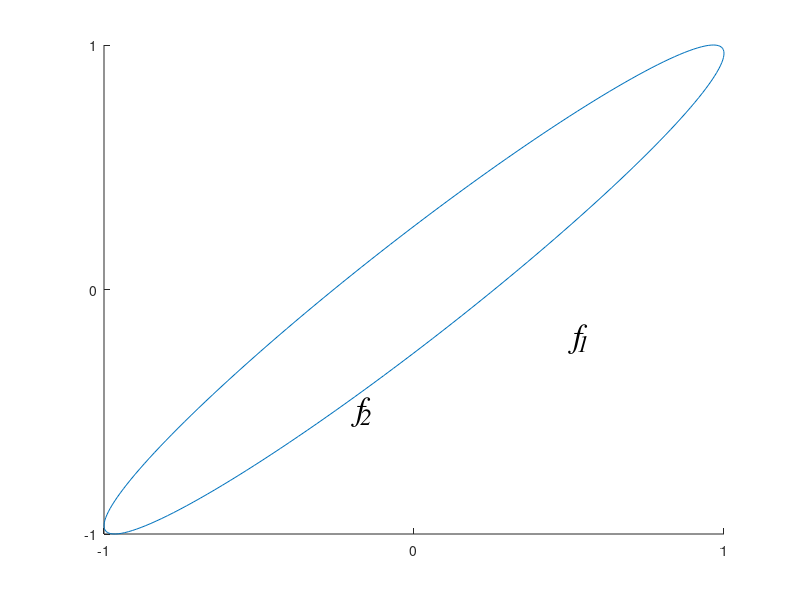

MATLAB code for this plot: (Note: this script raises an error after producing the figure.)
function demGpCov2D(ind,bw)

% DEMGPCOV2D Simple demonstration of sampling from a covariance function.
%
%	Description:
%
%	DEMGPCOV2D(INDEX, BW) shows two dimensions of the covariance matrix
%	giving the joint distribution and the conditional. DEMGPSAMPLE is
%	run first to set the covariance matrix.
%	 Arguments:
%	  INDEX - the indices of the two elements from the covariance matrix
%	   for which the joint distribution should be displayed.
%	  BW - whether or not to prepare the plot with a black and white
%	   output (default false).
%
%	See also
%	DEMCOVFUNCSAMPLE, DEMGPSAMPLE


%	Copyright (c) 2006, 2008 Neil D. Lawrence
% 	demGpCov2D.m SVN version 118
% 	last update 2008-10-20T19:55:07.000000Z

if nargin < 2
  bw = false;
end
  
global printDiagram
if bw == true
  contourColour = [0 0 0];
  contourLineStyle = '--';
  conditionalLineStyle = '-.';
  conditionalLineColour = [0 0 0];
  conditionalSize = 4;
  fixedLineStyle = '-';
  fixedLineColour = [0 0 0];
  fixedSize = 4;
else
  contourColour = [0 0 1];
  contourLineStyle = '-';
  conditionalLineStyle = '-';
  conditionalLineColour = [1 0 0];
  conditionalSize = 4;
  fixedLineStyle = '-';
  fixedLineColour = [0 1 0];
  fixedSize = 4;
end
contourSize = 4;
if nargin < 1
  ind = [1 2];
end
load demGpSample
K = K(ind, ind);
f = f(ind);
x = x(ind);
disp(K);
figure(1)
clf
[ax, cont, t] = basePlot(K, ind);
set(cont, 'linewidth', contourSize);
set(cont, 'linestyle', contourLineStyle, 'color', contourColour);
figure(2)
clf
[ax, cont, t] = basePlot(K, ind);
set(cont, 'linewidth', contourSize);
set(cont, 'linestyle', contourLineStyle, 'color', contourColour);

cont2 = line([f(1) f(1)], [-1 1]);
set(cont2, 'linewidth', fixedSize)
set(cont2, 'linestyle', fixedLineStyle, 'color', fixedLineColour)

figure(3)
clf
[ax, cont, t] = basePlot(K, ind);
set(cont, 'linewidth', contourSize);
set(cont, 'linestyle', contourLineStyle, 'color', contourColour);

cont2 = line([f(1) f(1)], [-1 1]);
set(cont2, 'linewidth', fixedSize)
set(cont2, 'linestyle', fixedLineStyle, 'color', fixedLineColour)

% Compute conditional mean and variance
f2Mean = K(1, 2)/K(1, 1)*f(1);
f2Var = K(2, 2) - K(1, 2)/K(1, 1)*K(1, 2);
yval = linspace(-1, 1, 200);
pdfVal = 1/sqrt(2*pi*f2Var)*exp(-0.5*(yval-f2Mean).*(yval-f2Mean)/f2Var);
pdf = line(pdfVal*0.25, yval);
set(pdf, 'linewidth', conditionalSize)
set(pdf, 'linestyle', conditionalLineStyle, 'color', conditionalLineColour)

if bw 
  app = 'bw';
else 
  app = '';
end
for figNo = 1:3
  figure(figNo)
  if exist('printDiagram', 'var') & printDiagram
    printPlot(['demGpCov2D' num2str(ind(1)) '_' num2str(ind(2)) '_' ...
               num2str(figNo) app], '../tex/diagrams', '../html');
  end
end

function [ax, cont, t] = basePlot(K, ind)

% BASEPLOT Plot the contour of the covariance.
% FORMAT
% DESC creates the basic plot.
% 

[U, V] = eig(K);
r = sqrt(diag(V));
theta = linspace(0, 2*pi, 200)';
xy = [r(1)*sin(theta) r(2)*cos(theta)]*U;
cont = line(xy(:, 1), xy(:, 2));


t = text(0.5, -0.2, ['f_{' num2str(ind(1)) '}']);
t =[t text(-0.2, -0.5, ['f_{' num2str(ind(2)) '}'])];


set(gca, 'xtick', [-1  0  1])
set(gca, 'ytick', [-1 0 1])

set(t, 'fontname', 'times')
set(t, 'fontsize', 24)
set(t, 'fontangle', 'italic')

zeroAxes(gca, 0.025, 18, 'times')

ax = gca;